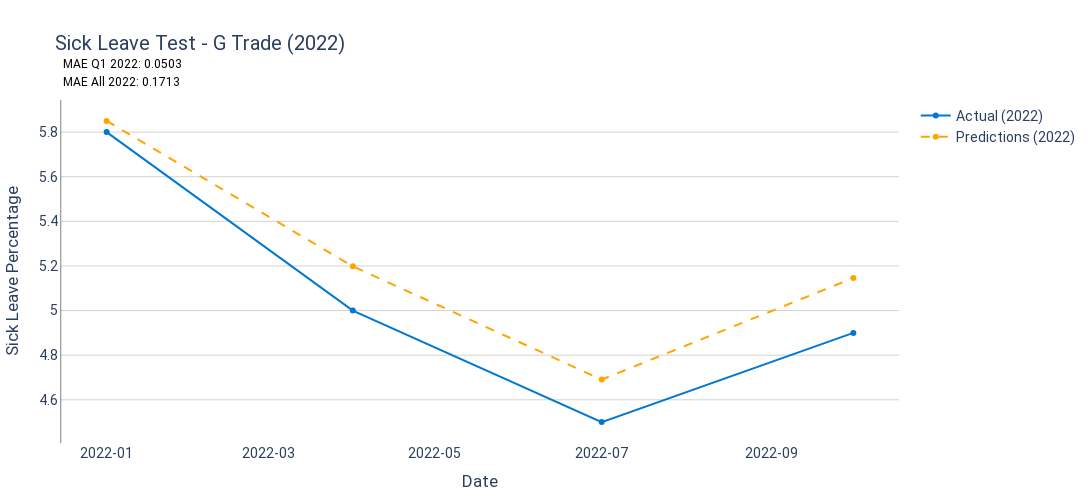

Notebook cell for this chart:
### Code cell
# 14. Visualizations
# Visualization for 2022
fig_2022 = go.Figure()
fig_2022.add_trace(go.Scatter(
    x=test_df[test_df['Year'] == 2022].index,
    y=y_test[test_df['Year'] == 2022],
    mode='lines+markers',
    name='Actual (2022)',
    line=dict(color='#0078d2', width=2)
))
fig_2022.add_trace(go.Scatter(
    x=test_df[test_df['Year'] == 2022].index,
    y=y_pred_2022,
    mode='lines+markers',
    name='Predictions (2022)',
    line=dict(color='orange', width=2, dash='dash')
))
fig_2022.add_annotation(
    xref="paper", yref="paper", x=0.00, y=1.13, showarrow=False,
    text=f"MAE Q1 2022: {mae_q1_2022:.4f}",
    font=dict(size=12, color="black")
)
fig_2022.add_annotation(
    xref="paper", yref="paper", x=0.00, y=1.08, showarrow=False,
    text=f"MAE All 2022: {mae_all_2022:.4f}",
    font=dict(size=12, color="black")
)
fig_2022.update_layout(
    title=f'Sick Leave Test - G Trade (2022)',
    xaxis_title='Date',
    yaxis_title='Sick Leave Percentage',
    plot_bgcolor='white',
    xaxis=dict(showgrid=False, tickformat="%Y-%m"),
    yaxis=dict(showgrid=True, gridcolor='lightgrey', showline=True, linewidth=0.5, linecolor='black'),
    font=dict(family="Roboto", size=14),
    margin=dict(l=50, r=50, t=100, b=50),
    width=1100, height=500
)
fig_2022.show()

### Figure 1 — Plotly figure (JSON) as saved in the notebook; plotly's stock layout.template omitted (floating-point values rounded to 4 significant figures)
{"data": [{"line": {"color": "#0078d2", "width": 2}, "mode": "lines+markers", "name": "Actual (2022)", "type": "scatter", "x": ["2022-01-01T00:00:00", "2022-04-01T00:00:00", "2022-07-01T00:00:00", "2022-10-01T00:00:00"], "y": [5.8, 5, 4.5, 4.9]}, {"line": {"color": "orange", "dash": "dash", "width": 2}, "mode": "lines+markers", "name": "Predictions (2022)", "type": "scatter", "x": ["2022-01-01T00:00:00", "2022-04-01T00:00:00", "2022-07-01T00:00:00", "2022-10-01T00:00:00"], "y": [5.85, 5.198, 4.691, 5.146]}], "layout": {"annotations": [{"font": {"color": "black", "size": 12}, "showarrow": false, "text": "MAE Q1 2022: 0.0503", "x": 0, "xref": "paper", "y": 1.13, "yref": "paper"}, {"font": {"color": "black", "size": 12}, "showarrow": false, "text": "MAE All 2022: 0.1713", "x": 0, "xref": "paper", "y": 1.08, "yref": "paper"}], "font": {"family": "Roboto", "size": 14}, "height": 500, "margin": {"b": 50, "l": 50, "r": 50, "t": 100}, "plot_bgcolor": "white", "title": {"text": "Sick Leave Test - G Trade (2022)"}, "width": 1100, "xaxis": {"showgrid": false, "tickformat": "%Y-%m", "title": {"text": "Date"}}, "yaxis": {"gridcolor": "lightgrey", "linecolor": "black", "linewidth": 0.5, "showgrid": true, "showline": true, "title": {"text": "Sick Leave Percentage"}}}}
